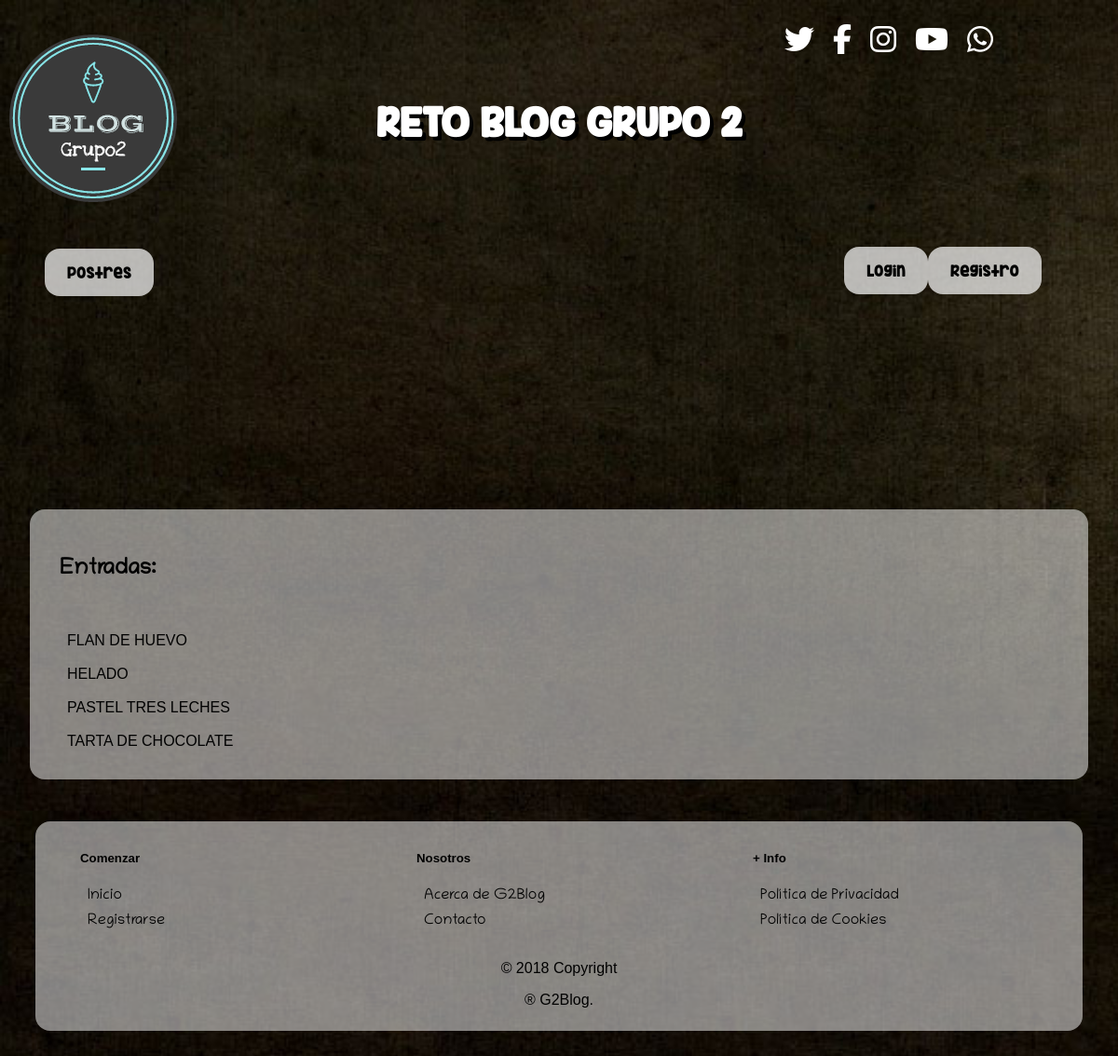
Before: / with the older database file.
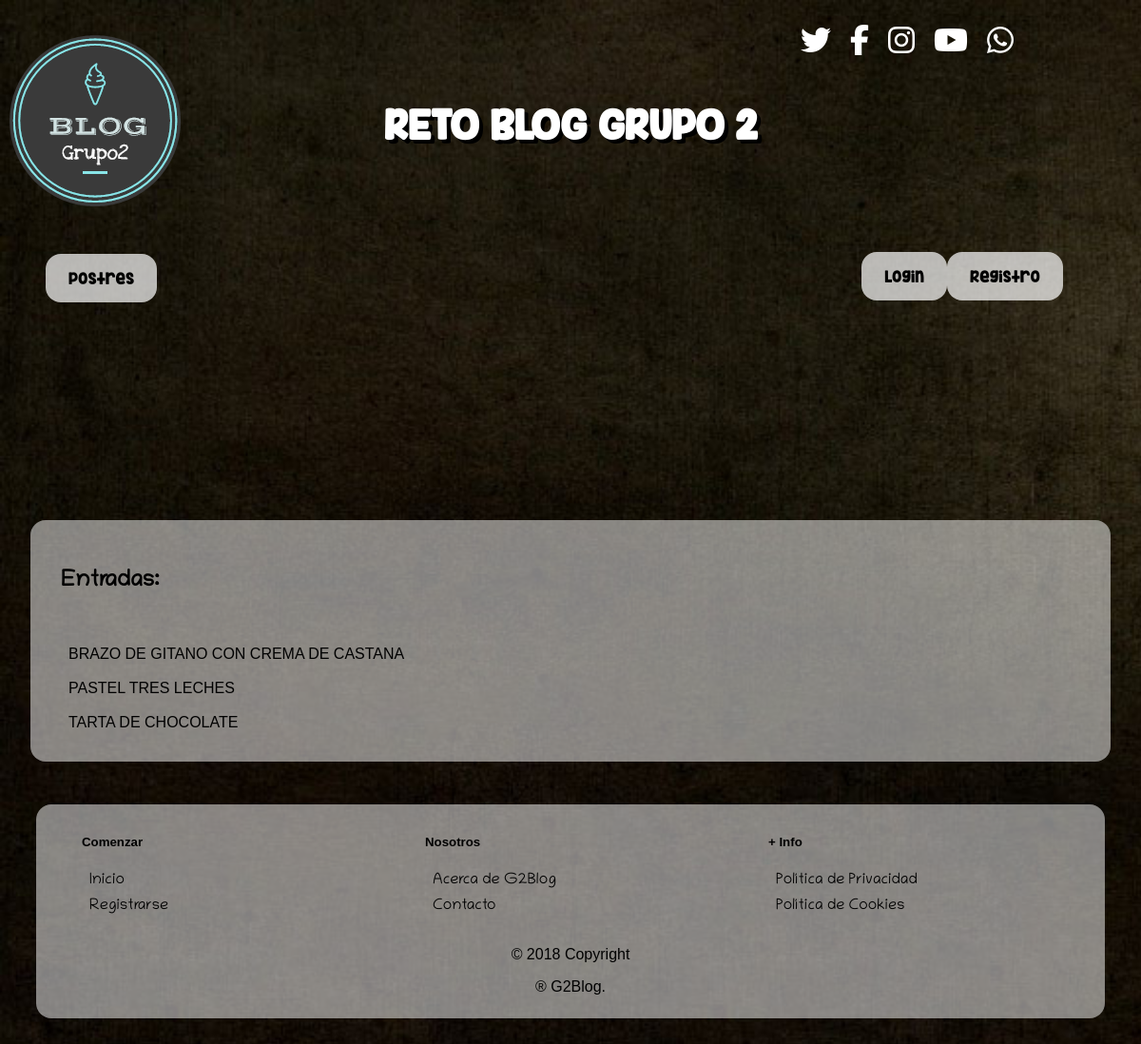
After: the same page with the newer database file.
### tables this page shows
CREATE TABLE `entrada` (
  `titulo` varchar(40) NOT NULL,
  `contenido` longtext NOT NULL,
  `fecha_entrada` datetime DEFAULT CURRENT_TIMESTAMP
);

### index.php (the view, shortened to what this page needs)
	<?php
	include 'conexion.php';
	try {
	$sentencia=$db->prepare("SELECT titulo 'et' FROM entrada");
	$sentencia->execute();
		if (isset($usuario) &&  isset($_SESSION['logueado']) && $_SESSION['logueado'] == true ){
			if ($usuario=='admin'){
				 require_once('menuAdministrador.php');
				 ?><script type="text/javascript" src="JS/script.js"></script><?php
			}
			else if($usuario!='admin') {
				require_once('menuUsuario.php');
				echo "<div>
				<section id='entrada'>";
				echo '<h2>Entradas:</h2><br>';
			foreach($sentencia as $entrada){
				$variable=$entrada["et"];
				echo '<article><br><a href="mostrarEntrada.php?var='.$variable.'">'.$variable.'</a>';
			}
			}
		}else{
			include('menuInvitado.php');
			echo "<div>
			<section id='entrada'>";
			echo '<h2>Entradas:</h2><br>';
		foreach($sentencia as $entrada){
			$variable=$entrada["et"];
			echo '<article><br><a href="mostrarEntrada.php?var='.$variable.'">'.$variable.'</a>';
		}
		}
	} catch(PDOException $e) {
	  echo 'Error: ' . $e->getMessage();
	}
	echo "</section>
	</div>";
?>

Changed rows visible on the page:
removed entrada: titulo "FLAN DE HUEVO"
removed entrada: titulo "HELADO"
added entrada: titulo "BRAZO DE GITANO CON CREMA DE CASTANA"
